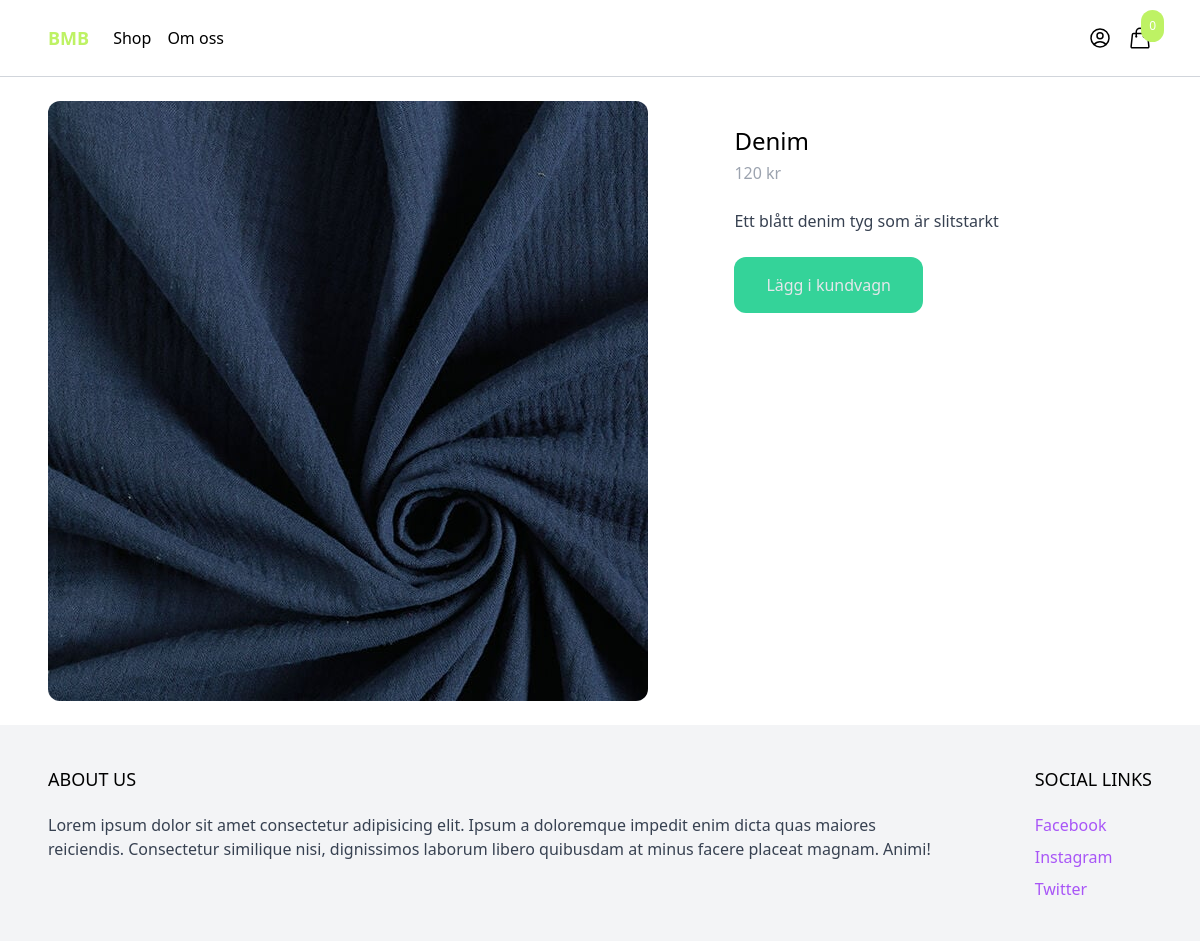
Screenshot of /shop/denim/ with the database file from the repository.
### products/models.py (models this page shows, shortened)
class Produkt(models.Model):
    category = models.ForeignKey(Category, related_name='produkt', on_delete=models.CASCADE)
    namn = models.CharField(max_length=255)
    slug = AutoSlugField(populate_from='namn', unique=True)
    bredd = models.IntegerField(blank=True, null=True)
    vikt = models.IntegerField(blank=True, null=True)
    blandning = models.CharField(max_length=255)
    kvalitet = models.CharField(max_length=255)
    färg = models.CharField(max_length=255)
    motiv = models.CharField(max_length=255)
    beskrivning = models.TextField(blank=True, null=True)
    pris = models.IntegerField()
    skapad = models.DateTimeField(auto_now_add=True)
    image = models.ImageField(upload_to='uploads/', blank=True, null=True)
    thumbnail = models.ImageField(upload_to='uploads/', blank=True, null=True)
    image_url = models.CharField(max_length=500, blank=True, null=True)
    class Meta:
        ordering = ('-skapad',)
    def get_thumbnail(self):
        if self.thumbnail:
            return self.thumbnail.url
        else:
            if self.image:
                if self.image:
                    self.thumbnail = self.make_thumbnail(self.image)
                    self.save
                    return self.thumbnail.url
                else:
                    return 'https://via.placeholder.com/240x240x.jpg'
    def make_thumbnail(selg, image, size=(300, 300)):
        img = Image.open(image)
        img.convert('RGB')
        img.thumbnail(size)
        thumb_io = BytesIO()
        img.save(thumb_io, 'JPEG', quality=85)
        thumbnail = File(thumb_io, name=image.name)
        return thumbnail

### products/views.py (the view)
# urls.py: path('shop/<slug:slug>/', produkt, name='produkt'),
def produkt(request, slug):
    produkt = get_object_or_404(Produkt, slug=slug)
    return render(request, 'products/product.html', {'produkt':produkt,})

### cart/cart.py (called while the page is built)
    def __len__(self):
        return sum(item['quantity'] for item in self.cart.values())

### cart/context_processors.py (called while the page is built)
def cart(request):
    return {'cart': Cart(request)}

### products/templates/products/product.html
{% extends 'core/base.html' %}
{% block content%}
<div class="max-w-6xl mx-auto flex flex-wrap py-6 px-6 xl:px-0">
    <div class="images w-full mb-6. lg:mb-0 lg:w-3/5">
        <img class="rounded-xl" src="{{ produkt.get_thumbnail }}" alt="">
    </div>
    <div class="information w-full lg:w-2/5 lg:p-6">
        <h1 class="text-2xl">{{produkt.namn}}</h1>
        <p class="mt-1 text-gray-400">{{produkt.pris}} kr</p>
        {% if produkt.beskrivning %}
            <p class="pt-6 text-gray-700">{{produkt.beskrivning}}</p>
        {% endif %}
        <a href="#"
        class="mt-6 inline-block px-8 py-4 rounded-xl bg-emerald-400 text-gray-200 hover:bg-emerald-800"
        hx-get="{% url 'add_to_cart' produkt.id %}"
        hx-target="#menu-cart-btn"
        hx-swap="outerHTML"
        >
            Lägg i kundvagn
        </a>
    </div>
</div>
{% endblock%}

### rows the page displays
Produkt: get_thumbnail (picture), namn "Denim", pris "120", beskrivning "Ett blått denim tyg som är slitstarkt"

### other values shown
{{ cart|length }} "0"
